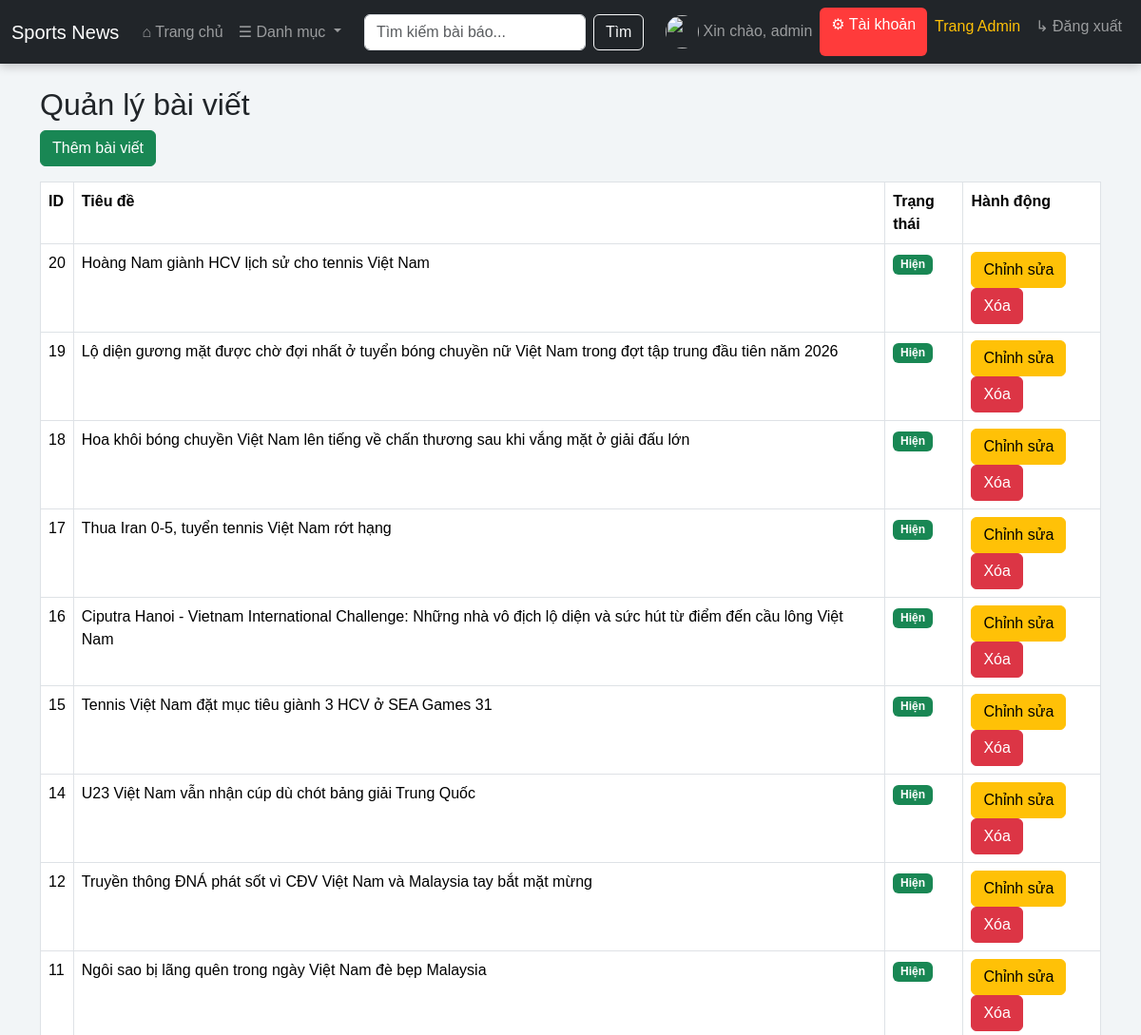
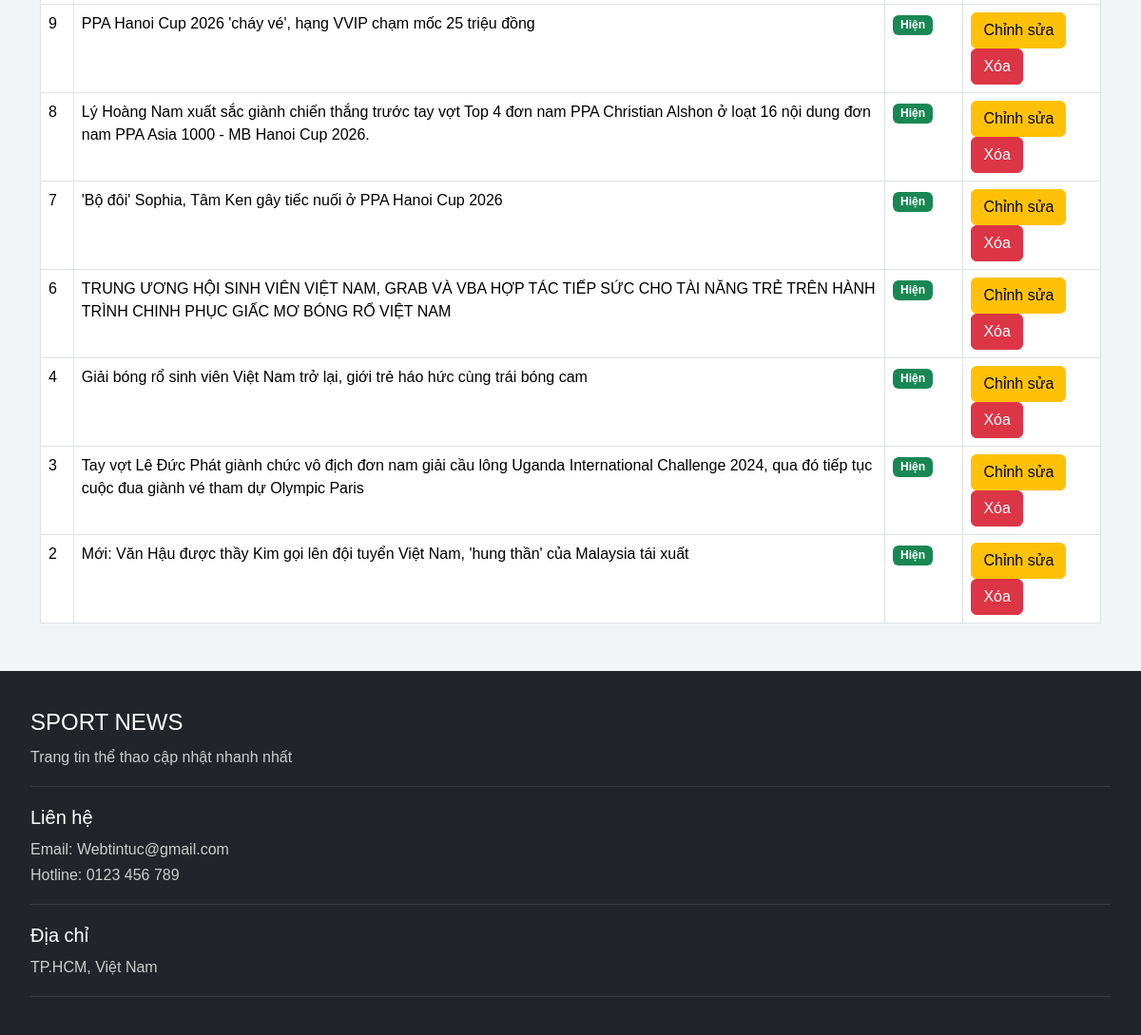
The app's page /index.php?action=listArticle (signed in) with its own data (2 pictures, top to bottom).
### tables this page shows
CREATE TABLE `article` (
  `article_id` int(11) NOT NULL,
  `title` varchar(255) NOT NULL,
  `content` text DEFAULT NULL,
  `created_at` timestamp NOT NULL DEFAULT current_timestamp(),
  `view_count` int(11) DEFAULT 0,
  `category_id` int(11) DEFAULT NULL,
  `image` varchar(255) NOT NULL,
  `status` tinyint(1) DEFAULT 1
);

### AdminController.php (called while the page is built, shortened)
<?php
require_once "models/article.php";
require_once __DIR__ . "/../config/Database.php";
class AdminController
{
    public function listArticle()
{
    $article = new Article();
    $articles = $article->getAll();
    include "views/admin/list_article.php";
    include "views/layout/footer.php";
}
}

### Database.php (called while the page is built)
<?php
class Database
{
    private $host = "sql113.infinityfree.com";
    private $dbname = "if0_41549253_sport_news_db";
    private $username = "if0_41549253";
    private $password = "tintuctheothao1";
    public function connect()
    {
        try {
            $conn = new PDO(
                "mysql:host=$this->host;dbname=$this->dbname;charset=utf8",
                $this->username,
                $this->password
            );
            $conn->setAttribute(PDO::ATTR_ERRMODE, PDO::ERRMODE_EXCEPTION);
            return $conn;
        } catch(PDOException $e) {
            die("Lỗi kết nối DB: " . $e->getMessage());
        }
    }
}

### article.php (called while the page is built, shortened)
<?php
require_once __DIR__ . "/../config/Database.php";
class Article
{
    private $conn;
    public function __construct()
    {
        $db = new Database();
        $this->conn = $db->connect();
    }
    public function getAll()
{
    $sql = "SELECT *
            FROM article
            ORDER BY article_id DESC";
    $stmt = $this->conn->prepare($sql);
    $stmt->execute();
    return $stmt->fetchAll(PDO::FETCH_ASSOC);
}
}

### list_article.php (the view, shortened to what this page needs)
<div class="container mt-4">
<h2>Quản lý bài viết</h2>
<a href="index.php?action=createArticle"
class="btn btn-success mb-3">
Thêm bài viết
</a>
<table class="table table-bordered">
<tr>
<th>ID</th>
<th>Tiêu đề</th>
<th>Trạng thái</th>
<th>Hành động</th>
</tr>
<?php foreach($articles as $a) { ?>
<tr>
<td>
<?php echo $a["article_id"]; ?>
</td>
<td>
<span class="title-text">
<?php echo $a["title"]; ?>
</span>
</td>
<td>
<?php if ($a["status"] == 1) { ?>
<span class="badge bg-success">
Hiện
</span>
<?php } else { ?>
<span class="badge bg-secondary">
Ẩn
</span>
<?php } ?>
</td>
<td>
<a href="
index.php?action=editArticle
&id=<?php echo $a['article_id']; ?>
"
class="btn btn-warning">
Chỉnh sửa
</a>
<a href="
index.php?action=deleteArticle
&id=<?php echo $a["article_id"]; ?>
"
class="btn btn-danger"
onclick="return confirm('Xóa bài viết?')">
Xóa
</a>
</td>
</tr>
<?php } ?>
</table>
</div>

### style.css (style rules this page uses)
body { background:#f2f5f7; font-family: Arial, Helvetica, sans-serif; }

### records on screen
article: article_id "20", title "Hoàng Nam giành HCV lịch sử cho tennis Việt Nam", status "Hiện"
article: article_id "19", title "Lộ diện gương mặt được chờ đợi nhất ở tuyển bóng chuyền nữ Việt Nam trong đợt tập trung đầu tiên năm 2026", status "Hiện"
article: article_id "18", title "Hoa khôi bóng chuyền Việt Nam lên tiếng về chấn thương sau khi vắng mặt ở giải đấu lớn", status "Hiện"
article: article_id "17", title "Thua Iran 0-5, tuyển tennis Việt Nam rớt hạng", status "Hiện"
article: article_id "16", title "Ciputra Hanoi - Vietnam International Challenge: Những nhà vô địch lộ diện và sức hút từ điểm đến cầu lông Việt Nam", status "Hiện"
article: article_id "15", title "Tennis Việt Nam đặt mục tiêu giành 3 HCV ở SEA Games 31", status "Hiện"
article: article_id "14", title "U23 Việt Nam vẫn nhận cúp dù chót bảng giải Trung Quốc", status "Hiện"
article: article_id "12", title "Truyền thông ĐNÁ phát sốt vì CĐV Việt Nam và Malaysia tay bắt mặt mừng", status "Hiện"
article: article_id "11", title "Ngôi sao bị lãng quên trong ngày Việt Nam đè bẹp Malaysia", status "Hiện"
article: article_id "9", title "PPA Hanoi Cup 2026 'cháy vé', hạng VVIP chạm mốc 25 triệu đồng", status "Hiện"
article: article_id "8", title "Lý Hoàng Nam xuất sắc giành chiến thắng trước tay vợt Top 4 đơn nam PPA Christian Alshon ở loạt 16 nội dung đơn nam PPA Asia 1000 - MB Hanoi Cup 2026.", status "Hiện"
article: article_id "7", title "'Bộ đôi' Sophia, Tâm Ken gây tiếc nuối ở PPA Hanoi Cup 2026", status "Hiện"
article: article_id "6", title "TRUNG ƯƠNG HỘI SINH VIÊN VIỆT NAM, GRAB VÀ VBA HỢP TÁC TIẾP SỨC CHO TÀI NĂNG TRẺ TRÊN HÀNH TRÌNH CHINH PHỤC GIẤC MƠ BÓNG RỔ VIỆT NAM", status "Hiện"
article: article_id "4", title "Giải bóng rổ sinh viên Việt Nam trở lại, giới trẻ háo hức cùng trái bóng cam", status "Hiện"
article: article_id "3", title "Tay vợt Lê Đức Phát giành chức vô địch đơn nam giải cầu lông Uganda International Challenge 2024, qua đó tiếp tục cuộc đua giành vé tham dự Olympic Paris", status "Hiện"
article: article_id "2", title "Mới: Văn Hậu được thầy Kim gọi lên đội tuyển Việt Nam, 'hung thần' của Malaysia tái xuất", status "Hiện"

### other values on screen
$_SESSION['username'] "admin"
